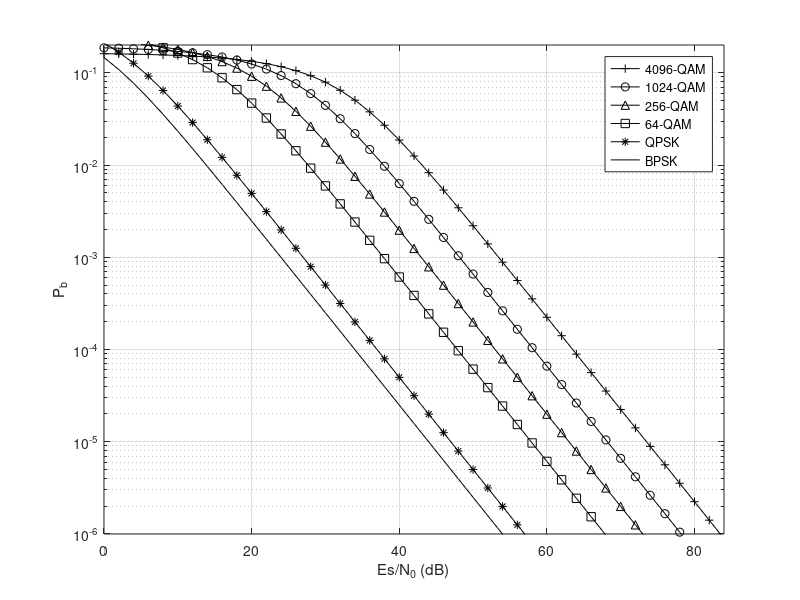

This figure's MATLAB source:
esno_dB = 0:2:85;
esno = 10.^(esno_dB/10);

C=2;
M=4096; delta = 3/(M-1); 
C=( (2*4 + 3*4*(sqrt(M)-2) + 4*(sqrt(M)-2)^2) / M ) / log2(M);
pb4096 = (C/2) * ( 1 - sqrt(delta*esno ./ (2 + delta*esno)) );
M=1024; delta = 3/(M-1);
C=( (2*4 + 3*4*(sqrt(M)-2) + 4*(sqrt(M)-2)^2) / M ) / log2(M);
pb1024 = (C/2) * ( 1 - sqrt(delta*esno ./ (2 + delta*esno)) );
M=256; delta = 3/(M-1);
C=( (2*4 + 3*4*(sqrt(M)-2) + 4*(sqrt(M)-2)^2) / M ) / log2(M);
pb256 = (C/2) * ( 1 - sqrt(delta*esno ./ (2 + delta*esno)) );
M=64; delta = 3/(M-1);
C=( (2*4 + 3*4*(sqrt(M)-2) + 4*(sqrt(M)-2)^2) / M ) / log2(M);
pb64 = (C/2) * ( 1 - sqrt(delta*esno ./ (2 + delta*esno)) );

delta=1; pb4 = (1/2) * ( 1 - sqrt(delta*esno ./ (2 + delta*esno)) );
pb2 = (1/2) * ( 1 - sqrt(delta*esno ./ (1 + delta*esno)) );

figure(100)
semilogy(esno_dB,pb4096,'-+k'), hold on
semilogy(esno_dB,pb1024,'-ok'), 
semilogy(esno_dB,pb256,'-^k'), 
semilogy(esno_dB,pb64,'-sk'),
semilogy(esno_dB,pb4,'-*k'), 
semilogy(esno_dB,pb2,'-k'), hold off
axis([0 esno_dB(end) 9.999e-7 2e-1]), grid on, xlabel('Es/N_0 (dB)'), ylabel('P_b')
legend('4096-QAM','1024-QAM','256-QAM','64-QAM','QPSK','BPSK')

% EsNo for given pb
pb = 2e-4;

M=[4 16 64 256 1924 4096]; delta = 3./(M-1); 
C=( (2*4 + 3*4*(sqrt(M)-2) + 4*(sqrt(M)-2).^2) ./ M ) ./ log2(M);
eps = 1-2*pb./C;
rho = 10*log10(2*eps.^2./(delta.*(1-eps.^2)));
